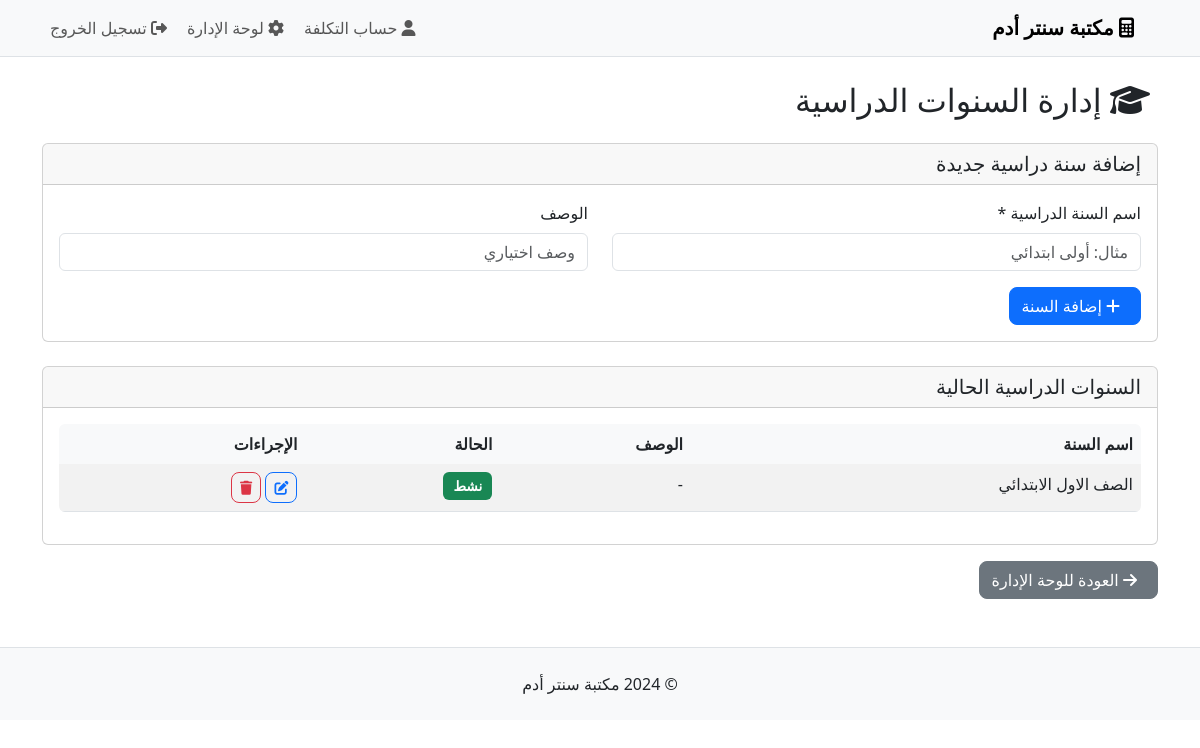
The app's page /admin/years (signed in) with its own data.
### models.py (models this page shows, shortened)
class AcademicYear(db.Model):
    __tablename__ = 'academic_years'
    id = Column(Integer, primary_key=True)
    name = Column(String(100), nullable=False, unique=True)
    description = Column(Text)
    is_active = Column(Boolean, default=True)
    subjects = relationship('Subject', backref='academic_year', lazy=True, cascade='all, delete-orphan')

### routes.py (the view)
@app.route('/admin/years')
@admin_required
def admin_years():
    years = AcademicYear.query.all()
    return render_template('admin/years.html', years=years)

### routes.py (called while the page is built)
def admin_required(f):
    @wraps(f)
    def decorated_function(*args, **kwargs):
        if not session.get('admin_logged_in'):
            flash('يجب تسجيل الدخول للوصول لهذه الصفحة', 'error')
            return redirect(url_for('admin_login'))
        if not is_admin():
            flash('ليس لديك صلاحية للوصول لهذه الصفحة. مخصصة للمدير فقط.', 'error')
            return redirect(url_for('employee_dashboard'))
        return f(*args, **kwargs)
    return decorated_function

def is_admin():
    employee_id = session.get('employee_id')
    if employee_id:
        employee = Employee.query.get(employee_id)
        return employee and employee.username == 'admin'
    return False

### templates/admin/years.html (shortened to what this page needs)
{% extends "base.html" %}
{% block content %}
<div class="row">
    <div class="col-12">
        <h2 class="mb-4">
            <i class="fas fa-graduation-cap me-2"></i>
            إدارة السنوات الدراسية
        </h2>
    </div>
</div>
<div class="row mb-4">
    <div class="col-12">
        <div class="card">
            <div class="card-header">
                <h5 class="mb-0">إضافة سنة دراسية جديدة</h5>
            </div>
            <div class="card-body">
                <form method="POST" action="{{ url_for('add_year') }}">
                    <div class="row">
                        <div class="col-md-6 mb-3">
                            <label for="name" class="form-label">اسم السنة الدراسية *</label>
                            <input type="text" class="form-control" id="name" name="name" required
                                   placeholder="مثال: أولى ابتدائي">
                        </div>
                        <div class="col-md-6 mb-3">
                            <label for="description" class="form-label">الوصف</label>
                            <input type="text" class="form-control" id="description" name="description"
                                   placeholder="وصف اختياري">
                        </div>
                    </div>
                    <button type="submit" class="btn btn-primary">
                        <i class="fas fa-plus me-2"></i>
                        إضافة السنة
                    </button>
                </form>
            </div>
        </div>
    </div>
</div>
<div class="row">
    <div class="col-12">
        <div class="card">
            <div class="card-header">
                <h5 class="mb-0">السنوات الدراسية الحالية</h5>
            </div>
            <div class="card-body">
                {% if years %}
                    <div class="table-responsive">
                        <table class="table table-striped">
                            <thead>
                                <tr>
                                    <th>اسم السنة</th>
                                    <th>الوصف</th>
                                    <th>الحالة</th>
                                    <th>الإجراءات</th>
                                </tr>
                            </thead>
                            <tbody>
                                {% for year in years %}
                                <tr>
                                    <td>{{ year.name }}</td>
                                    <td>{{ year.description or '-' }}</td>
                                    <td>
                                        <span class="badge bg-{{ 'success' if year.is_active else 'secondary' }}">
                                            {{ 'نشط' if year.is_active else 'غير نشط' }}
                                        </span>
                                    </td>
                                    <td>
                                        <button type="button" class="btn btn-sm btn-outline-primary"
                                                data-bs-toggle="modal" data-bs-target="#editModal{{ year.id }}">
                                            <i class="fas fa-edit"></i>
                                        </button>
                                        <button type="button" class="btn btn-sm btn-outline-danger"
                                                data-bs-toggle="modal" data-bs-target="#deleteModal{{ year.id }}">
                                            <i class="fas fa-trash"></i>
                                        </button>
                                    </td>
                                </tr>
                                {% endfor %}
                            </tbody>
                        </table>
                    </div>
                {% else %}
                    <div class="text-center py-4">
                        <i class="fas fa-graduation-cap fa-3x text-muted mb-3"></i>
                        <p class="text-muted">لا توجد سنوات دراسية مضافة حتى الآن</p>
                    </div>
                {% endif %}
            </div>
        </div>
    </div>
</div>
<div class="mt-3">
    <a href="{{ url_for('admin_dashboard') }}" class="btn btn-secondary">
        <i class="fas fa-arrow-right me-2"></i>
        العودة للوحة الإدارة
    </a>
</div>
{% endblock %}

### static/css/style.css (style rules this page uses)
body { font-family: 'Segoe UI', Tahoma, Geneva, Verdana, sans-serif; background-color: #ffffff; color: #212529; }
[dir="rtl"] { text-align: right; }
.card { transition: all 0.3s ease; }
.btn { border-radius: 8px; font-weight: 500; }
.table { border-radius: 0.375rem; overflow: hidden; }
.table th { background-color: #f8f9fa; border: none; font-weight: 600; color: #212529; }
.badge { font-size: 0.85em; padding: 0.5em 0.75em; }

### records on screen
AcademicYear: name "الصف الاول الابتدائي", description "-", is_active "نشط"
